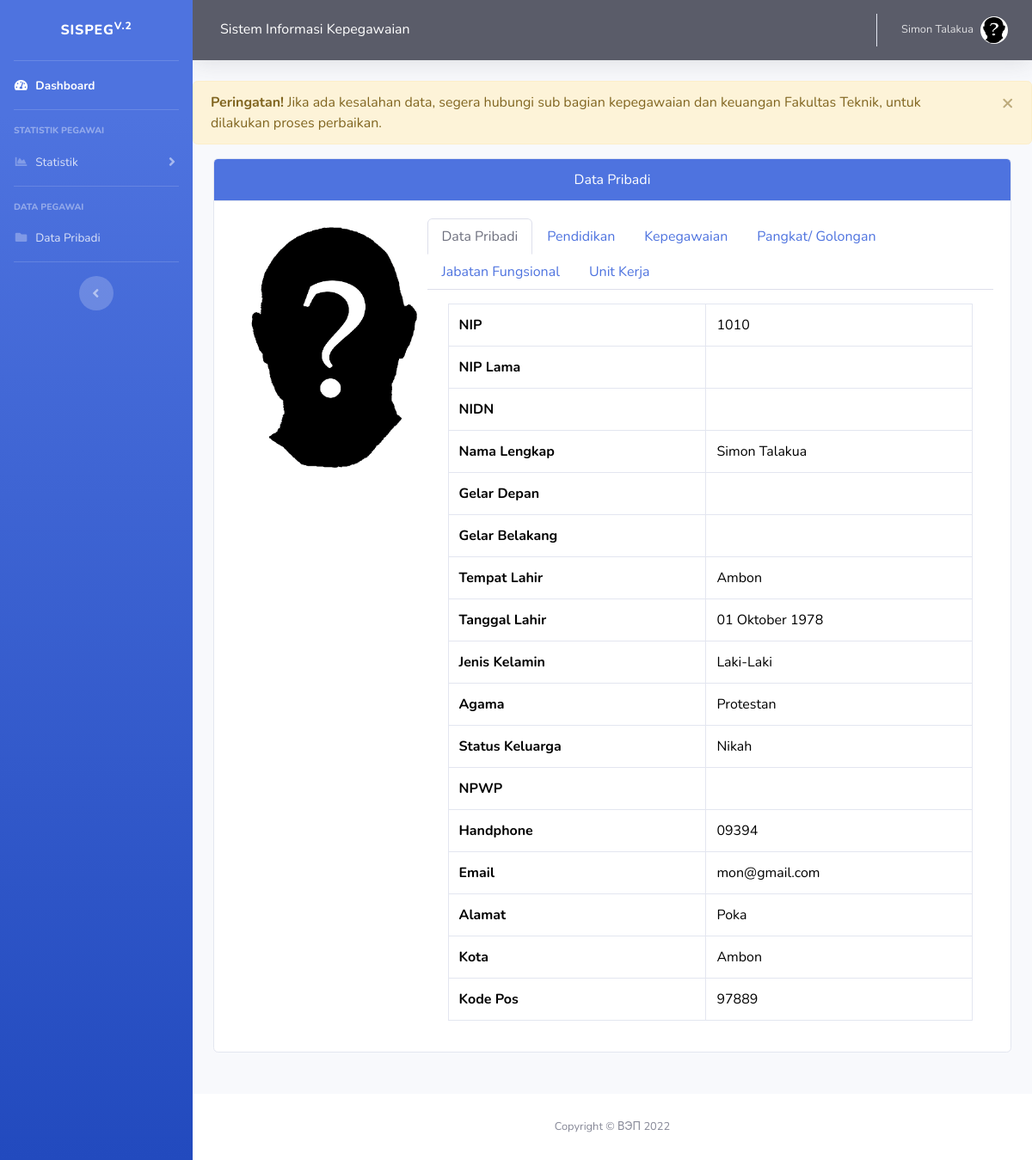
The app's page /G/dp.php (signed in) with its own data.
### tables this page shows
CREATE TABLE `dtawal` (
  `nip` char(18) NOT NULL,
  `niplama` char(9) NOT NULL,
  `nidn` char(20) NOT NULL,
  `nama` varchar(40) NOT NULL,
  `gelardepan` varchar(15) NOT NULL,
  `gelarbelakang` varchar(15) NOT NULL,
  `tanggal_lahir` date NOT NULL,
  `tempatlahir` varchar(40) NOT NULL,
  `jeniskelamin` char(9) NOT NULL,
  `statuskeluarga` char(15) NOT NULL,
  `agama` varchar(20) NOT NULL,
  `pendidikanakhir` bigint NOT NULL,
  `namasekolah` varchar(40) NOT NULL,
  `tahunlulus` date NOT NULL,
  `jurusan` varchar(60) NOT NULL,
  `kualifikasi` bigint NOT NULL,
  `statuspegawai` int NOT NULL,
  `unitkerja` bigint NOT NULL,
  `jabatanf` bigint NOT NULL,
  `tmtjabatanf` date NOT NULL,
  `karpeg` varchar(10) NOT NULL,
  `npwp` varchar(20) NOT NULL,
  `alamat` varchar(50) NOT NULL,
  `kota` varchar(30) NOT NULL,
  `kodepos` char(7) NOT NULL,
  `hp` char(13) NOT NULL,
  `email` varchar(50) NOT NULL,
  `foto` char(30) NOT NULL
);

### assets/cssvic/fungsi.php (called while the page is built)
<?php
function tanggal_indo($tanggal)
{
	$bulan = array (0 => '-00-',
				'Januari',
				'Februari',
				'Maret',
				'April',
				'Mei',
				'Juni',
				'Juli',
				'Agustus',
				'September',
				'Oktober',
				'November',
				'Desember'
			);
	$split = explode('-', $tanggal);
	return $split[2] . ' ' . $bulan[ (int)$split[1] ] . ' ' . $split[0];
}
?>

### G/dp.php (the view, shortened to what this page needs)
<?php include 'menu.php' ;
     include '../assets/cssvic/fungsi.php';
     include '../link.php';
?>
<div class="alert alert-warning alert-dismissible">
  <a href="#" class="close" data-dismiss="alert" aria-label="close">&times;</a>
  <strong>Peringatan!</strong>
  Jika ada kesalahan data, segera hubungi sub bagian kepegawaian dan keuangan Fakultas Teknik, untuk dilakukan proses perbaikan.
</div>
<?php
    $nip=$_SESSION['user'];
    $queri="SELECT *, mst_kualifikasi.id_mst_kualifikasi, mst_kualifikasi.kualifikasi, mst_status.id_mst_status, mst_unitkerja.id_mst_unit, mst_jabatanf.id_mst_jabatanf, mst_pendidikan.id_mst_pendidikan
            FROM dtawal
            JOIN mst_kualifikasi ON  mst_kualifikasi.id_mst_kualifikasi=dtawal.kualifikasi
            JOIN mst_status ON mst_status.id_mst_status=dtawal.statuspegawai
            JOIN mst_unitkerja ON mst_unitkerja.id_mst_unit=dtawal.unitkerja
            JOIN mst_jabatanf ON mst_jabatanf.id_mst_jabatanf=dtawal.jabatanf
            JOIN mst_pendidikan ON mst_pendidikan.id_mst_pendidikan=dtawal.pendidikanakhir
            WHERE nip='$nip'";
    $sql=mysqli_query($conn,$queri);
    $hasil=mysqli_fetch_assoc($sql);
?>
<div class="container-fluid mb-5">
<div class="card">
  <div class="card-header bg-primary text-white text-center">Data Pribadi</div>
  <div class="card-body">
  <div class="row">
    <div class="col-md-3 mb-2">
            <?php
            echo " <img src='../assets/images/".$hasil['foto']."'  width='240' height='300'  > " ?>
    </div>
        <div class="col-md-9">
            <ul class="nav nav-tabs">
            <li class="nav-item">
                <a class="nav-link active" data-toggle="tab" href="#pribadi">Data Pribadi</a>
            </li>
            <li class="nav-item">
                <a class="nav-link" data-toggle="tab" href="#pendidikan">Pendidikan</a></li>
            <li class="nav-item">
                <a class="nav-link" data-toggle="tab" href="#kepegawaian">Kepegawaian</a></li>
            <li class="nav-item">
                <a class="nav-link" data-toggle="tab" href="#pangkat">Pangkat/ Golongan</a></li>
            <li class="nav-item">
                <a class="nav-link" data-toggle="tab" href="#jabatanf">Jabatan Fungsional</a></li>
            <li class="nav-item">
                <a class="nav-link" data-toggle="tab" href="#unit">Unit Kerja</a></li>
            </ul>
            <div class="tab-content mt-3">
                <div class="tab-pane container active" id="pribadi">
                <table class="table table-hover table-bordered">
                <tr>
                    <th>NIP</th>
                    <td><?php echo $hasil['nip'] ?></td>
                </tr>
                <tr>
                    <th>NIP Lama</th>
                    <td><?php echo $hasil['niplama'] ?></td>
                </tr>
                <tr>
                    <th>NIDN</th>
                    <td><?php echo $hasil['nidn'] ?></td>
                </tr>
                <tr>
                    <th>Nama Lengkap</th>
                    <td><?php echo $hasil['nama'] ?></td>
                </tr>
                <tr>
                    <th>Gelar Depan</th>
                    <td><?php echo $hasil['gelardepan'] ?></td>
                </tr>
                <tr>
                    <th>Gelar Belakang</th>
                    <td><?php echo $hasil['gelarbelakang'] ?></td>
                </tr>
                <tr>
                    <th>Tempat Lahir</th>
                    <td><?php echo $hasil['tempatlahir'] ?></td>
                </tr>
                <tr>
                    <?php
                    $tgl_lahir=$hasil['tanggal_lahir'];
                    $tanggal_lahir = tanggal_indo($tgl_lahir);
                    ?>
                    <th>Tanggal Lahir</th>
                    <td><?php echo $tanggal_lahir ?></td>
                </tr>
                <tr>
                    <th>Jenis Kelamin</th>
                    <td><?php echo $hasil['jeniskelamin'] ?></td>
                </tr>
                <tr>
                    <th>Agama</th>
                    <td><?php echo $hasil['agama'] ?></td>
                </tr>
                <tr>
                    <th>Status Keluarga</th>
                    <td><?php echo $hasil['statuskeluarga'] ?></td>
                </tr>
                <tr>
                    <th>NPWP</th>
                    <td><?php echo $hasil['npwp'] ?></td>
                </tr>
                <tr>
                    <th>Handphone</th>
                    <td><?php echo $hasil['hp'] ?></td>
                </tr>
                <tr>
                    <th>Email</th>
                    <td><?php echo $hasil['email'] ?></td>
                </tr>
                <tr>
                    <th>Alamat</th>
                    <td><?php echo $hasil['alamat'] ?></td>
                </tr>
                <tr>
                    <th>Kota</th>
                    <td><?php echo $hasil['kota'] ?></td>
                </tr>
                <tr>
                    <th>Kode Pos</th>
                    <td><?php echo $hasil['kodepos'] ?></td>
                </tr>
            </table>
            </div>
            </div>
        </div>
  </div>
</div>
</div>
</div>
<?php include '../footer.php' ?>

### G/menu.php (shortened to what this page needs)
<?php
$level=$_SESSION['level'];
if($level=='2'){
?>
<!DOCTYPE html>
    <html lang="en">
    <head>
        <link href="../vendor/fontawesome-free/css/all.min.css" rel="stylesheet" type="text/css">
        <link href="../vendor/css/sb-admin-2.min.css" rel="stylesheet">
    </head>
    <body id="page-top">
        <div id="wrapper">
            <ul class="navbar-nav bg-gradient-primary sidebar sidebar-dark accordion" id="accordionSidebar">
                <a class="sidebar-brand d-flex align-items-center justify-content-center" href="index.php">
                    <div class="sidebar-brand-text mx-3">Sispeg<sup>v.2</sup></div>
                </a>
                <hr class="sidebar-divider my-0">
                <li class="nav-item active">
                    <a class="nav-link" href="index.php">
                        <i class="fas fa-fw fa-tachometer-alt"></i>
                        <span>Dashboard</span></a>
                </li>
                <hr class="sidebar-divider">
                <div class="sidebar-heading">
                    Statistik Pegawai
                </div>
                <li class="nav-item">
                    <a class="nav-link collapsed" href="#" data-toggle="collapse" data-target="#collapseTwo"
                        aria-expanded="true" aria-controls="collapseTwo">
                        <i class="fas fa-fw fa-chart-area"></i>
                        <span>Statistik</span>
                    </a>
                </li>
                <hr class="sidebar-divider">
                <div class="sidebar-heading">
                    Data pegawai
                </div>
                <li class="nav-item">
                    <a class="nav-link collapsed" href="dp.php"
                        aria-expanded="true" aria-controls="collapseUtilities">
                        <i class="fas fa-fw fa-folder"></i>
                        <span>Data Pribadi</span>
                    </a>
                </li>
                <hr class="sidebar-divider d-none d-md-block">
                    <div class="text-center d-none d-md-inline">
                        <button class="rounded-circle border-0" id="sidebarToggle"></button>
                    </div>
            </ul>
            <div id="content-wrapper" class="d-flex flex-column">
                <div id="topNavBar">
                    <nav class="navbar navbar-expand navbar-dark bg-dark topbar mb-4 static-top shadow">
                    <h6 class="d-none d-sm-inline-block form-inline mr-auto ml-md-3 my-2 my-md-0 mw-100 text-white">Sistem Informasi Kepegawaian </h6>
                        <ul class="navbar-nav ml-auto">
                            <?php
                            include '../link.php';
                            $nama=$_SESSION['nama'];
                            $queriU="SELECT foto FROM dtawal WHERE nama='$nama'";
                            $sqlU=mysqli_query($conn,$queriU);
                            $hasilU=mysqli_fetch_assoc($sqlU);
                            ?>
                            <li class="nav-item dropdown no-arrow">
                                <a class="nav-link dropdown-toggle" href="#" id="userDropdown" role="button"
                                    data-toggle="dropdown" aria-haspopup="true" aria-expanded="false">
                                    <span class="mr-2 d-none d-lg-inline text-white-500 small"><?php echo $_SESSION['nama'];  ?></span>
                                    <img class="img-profile rounded-circle" src="../assets/images/<?php echo $hasilU['foto'];  ?>">
                                </a>
                            </li>
                        </ul>
                    </nav>
                </div>
<?php }
else {
    echo "<script> alert('Anda Tidak punya akses ke Halaman ini.'); window.location='../index.php'; </script>";
    exit;
}
?>

### footer.php (shortened to what this page needs)
<footer class="sticky-footer bg-white">
        <div class="container my-auto">
            <div class="copyright text-center my-auto">
               <span>Copyright &copy; ВЭП 2022</span>
            </div>
        </div>
    </footer>
</div>
</body>
</html>

### G/menu.php (style rules this page uses)
.table { color:black; }

### records on screen
dtawal: foto (picture), nip "1010", nama "Simon Talakua", tempatlahir "Ambon", tanggal_lahir "01 Oktober 1978", jeniskelamin "Laki-Laki", agama "Protestan", statuskeluarga "Nikah", hp "09394", email "mon@gmail.com", alamat "Poka", kota "Ambon", kodepos "97889"

### other values on screen
$_SESSION['nama'] "Simon Talakua"
